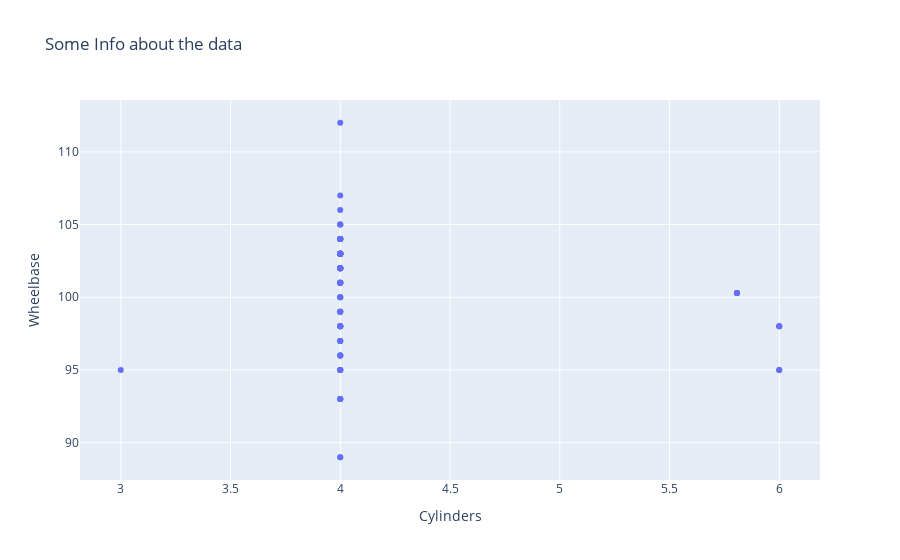

Notebook code for this chart:
### Code cell
px.scatter(df,x='Cylinders',y='Wheelbase',title='Some Info about the data')

### Figure 1 — Plotly figure (JSON) as saved in the notebook; plotly's stock layout.template omitted (floating-point values rounded to 4 significant figures)
{"data": [{"hovertemplate": "Cylinders=%{x}<br>Wheelbase=%{y}<extra></extra>", "legendgroup": "", "marker": {"color": "#636efa", "symbol": "circle"}, "mode": "markers", "name": "", "orientation": "v", "showlegend": false, "type": "scatter", "x": [4, 4, 5.808, 5.808, 6, 6, 6, 4, 4, 4, 4, 4, 4, 4, 4, 4, 4, 4, 4, 4, 4, 3, 4, 4, 4, 4, 5.808, 4, 4, 4, 4, 4, 5.808, 4, 4, 4, 4, 4, 4, 4, 4, 4, 4, 4, 4, 4, 4, 4, 4, 4, 4, 4, 4, 4, 4, 4, 4, 4, 4, 4, 6, 6, 4, 4, 4, 4, 4, 4, 4, 4, 4, 4, 4, 4, 4, 4, 4, 4, 4, 4, 4, 4, 4, 4, 4, 4, 4, 4, 4, 4, 4], "xaxis": "x", "y": [101, 96, 100.3, 100.3, 98, 98, 98, 98, 98, 104, 104, 104, 105, 105, 103, 103, 103, 103, 103, 103, 103, 95, 103, 103, 103, 105, 100.3, 103, 101, 95, 96, 96, 100.3, 96, 103, 103, 103, 95, 95, 101, 101, 101, 95, 97, 97, 104, 104, 89, 89, 112, 102, 102, 102, 100, 100, 100, 107, 104, 104, 102, 95, 95, 103, 103, 103, 103, 103, 93, 98, 99, 98, 98, 102, 102, 98, 106, 102, 102, 102, 93, 93, 93, 102, 97, 103, 102, 99, 99, 99, 101, 101], "yaxis": "y"}], "layout": {"legend": {"tracegroupgap": 0}, "title": {"text": "Some Info about the data"}, "xaxis": {"anchor": "y", "domain": [0, 1], "title": {"text": "Cylinders"}}, "yaxis": {"anchor": "x", "domain": [0, 1], "title": {"text": "Wheelbase"}}}}
